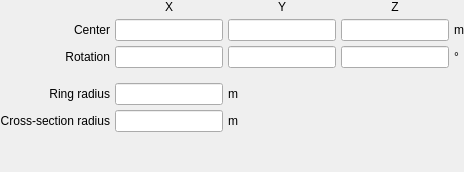
         <widget class="QWidget" name="torus">
          <property name="font">
           <font>
            <weight>50</weight>
            <bold>false</bold>
           </font>
          </property>
          <layout class="QGridLayout" name="gridLayout_8">
           <property name="leftMargin">
            <number>0</number>
           </property>
           <property name="topMargin">
            <number>0</number>
           </property>
           <property name="rightMargin">
            <number>0</number>
           </property>
           <property name="bottomMargin">
            <number>0</number>
           </property>
           <property name="spacing">
            <number>5</number>
           </property>
           <item row="1" column="2">
            <widget class="LineEdit" name="lineedit_torus_translationy">
             <property name="font">
              <font>
               <weight>50</weight>
               <bold>false</bold>
              </font>
             </property>
            </widget>
           </item>
           <item row="1" column="0">
            <widget class="QLabel" name="label_66">
             <property name="font">
              <font>
               <weight>50</weight>
               <bold>false</bold>
              </font>
             </property>
             <property name="text">
              <string>Center</string>
             </property>
             <property name="alignment">
              <set>Qt::AlignRight|Qt::AlignTrailing|Qt::AlignVCenter</set>
             </property>
            </widget>
           </item>
           <item row="6" column="0">
            <spacer name="verticalSpacer_11">
             <property name="orientation">
              <enum>Qt::Vertical</enum>
             </property>
             <property name="sizeHint" stdset="0">
              <size>
               <width>20</width>
               <height>40</height>
              </size>
             </property>
            </spacer>
           </item>
           <item row="4" column="0">
            <widget class="QLabel" name="label_65">
             <property name="font">
              <font>
               <weight>50</weight>
               <bold>false</bold>
              </font>
             </property>
             <property name="text">
              <string>Ring radius</string>
             </property>
             <property name="alignment">
              <set>Qt::AlignRight|Qt::AlignTrailing|Qt::AlignVCenter</set>
             </property>
            </widget>
           </item>
           <item row="2" column="0">
            <widget class="QLabel" name="label_67">
             <property name="font">
              <font>
               <weight>50</weight>
               <bold>false</bold>
              </font>
             </property>
             <property name="text">
              <string>Rotation</string>
             </property>
             <property name="alignment">
              <set>Qt::AlignRight|Qt::AlignTrailing|Qt::AlignVCenter</set>
             </property>
            </widget>
           </item>
           <item row="5" column="0">
            <widget class="QLabel" name="label_68">
             <property name="font">
              <font>
               <weight>50</weight>
               <bold>false</bold>
              </font>
             </property>
             <property name="text">
              <string>Cross-section radius</string>
             </property>
             <property name="alignment">
              <set>Qt::AlignRight|Qt::AlignTrailing|Qt::AlignVCenter</set>
             </property>
            </widget>
           </item>
           <item row="1" column="3">
            <widget class="LineEdit" name="lineedit_torus_translationz">
             <property name="font">
              <font>
               <weight>50</weight>
               <bold>false</bold>
              </font>
             </property>
            </widget>
           </item>
           <item row="2" column="1">
            <widget class="LineEdit" name="lineedit_torus_rotationx">
             <property name="font">
              <font>
               <weight>50</weight>
               <bold>false</bold>
              </font>
             </property>
            </widget>
           </item>
           <item row="2" column="3">
            <widget class="LineEdit" name="lineedit_torus_rotationz">
             <property name="font">
              <font>
               <weight>50</weight>
               <bold>false</bold>
              </font>
             </property>
            </widget>
           </item>
           <item row="2" column="2">
            <widget class="LineEdit" name="lineedit_torus_rotationy">
             <property name="font">
              <font>
               <weight>50</weight>
               <bold>false</bold>
              </font>
             </property>
            </widget>
           </item>
           <item row="1" column="1">
            <widget class="LineEdit" name="lineedit_torus_translationx">
             <property name="font">
              <font>
               <weight>50</weight>
               <bold>false</bold>
              </font>
             </property>
            </widget>
           </item>
           <item row="1" column="4">
            <widget class="QLabel" name="label_229">
             <property name="font">
              <font>
               <weight>50</weight>
               <bold>false</bold>
              </font>
             </property>
             <property name="text">
              <string>m</string>
             </property>
            </widget>
           </item>
           <item row="5" column="1">
            <widget class="LineEdit" name="lineedit_torus_crosssectionradius">
             <property name="font">
              <font>
               <weight>50</weight>
               <bold>false</bold>
              </font>
             </property>
            </widget>
           </item>
           <item row="3" column="1">
            <spacer name="verticalSpacer_46">
             <property name="orientation">
              <enum>Qt::Vertical</enum>
             </property>
             <property name="sizeType">
              <enum>QSizePolicy::Maximum</enum>
             </property>
             <property name="sizeHint" stdset="0">
              <size>
               <width>20</width>
               <height>10</height>
              </size>
             </property>
            </spacer>
           </item>
           <item row="4" column="1">
            <widget class="LineEdit" name="lineedit_torus_ringradius">
             <property name="font">
              <font>
               <weight>50</weight>
               <bold>false</bold>
              </font>
             </property>
            </widget>
           </item>
           <item row="4" column="2">
            <widget class="QLabel" name="label_227">
             <property name="font">
              <font>
               <weight>50</weight>
               <bold>false</bold>
              </font>
             </property>
             <property name="text">
              <string>m</string>
             </property>
            </widget>
           </item>
           <item row="5" column="2">
            <widget class="QLabel" name="label_228">
             <property name="font">
              <font>
               <weight>50</weight>
               <bold>false</bold>
              </font>
             </property>
             <property name="text">
              <string>m</string>
             </property>
            </widget>
           </item>
           <item row="2" column="4">
            <widget class="QLabel" name="label_230">
             <property name="font">
              <font>
               <weight>50</weight>
               <bold>false</bold>
              </font>
             </property>
             <property name="text">
              <string>°</string>
             </property>
            </widget>
           </item>
           <item row="0" column="1">
            <widget class="QLabel" name="label_231">
             <property name="font">
              <font>
               <weight>50</weight>
               <bold>false</bold>
              </font>
             </property>
             <property name="text">
              <string>X</string>
             </property>
             <property name="alignment">
              <set>Qt::AlignCenter</set>
             </property>
            </widget>
           </item>
           <item row="0" column="2">
            <widget class="QLabel" name="label_232">
             <property name="font">
              <font>
               <weight>50</weight>
               <bold>false</bold>
              </font>
             </property>
             <property name="text">
              <string>Y</string>
             </property>
             <property name="alignment">
              <set>Qt::AlignCenter</set>
             </property>
            </widget>
           </item>
           <item row="0" column="3">
            <widget class="QLabel" name="label_233">
             <property name="font">
              <font>
               <weight>50</weight>
               <bold>false</bold>
              </font>
             </property>
             <property name="text">
              <string>Z</string>
             </property>
             <property name="alignment">
              <set>Qt::AlignCenter</set>
             </property>
            </widget>
           </item>
          </layout>
         </widget>
